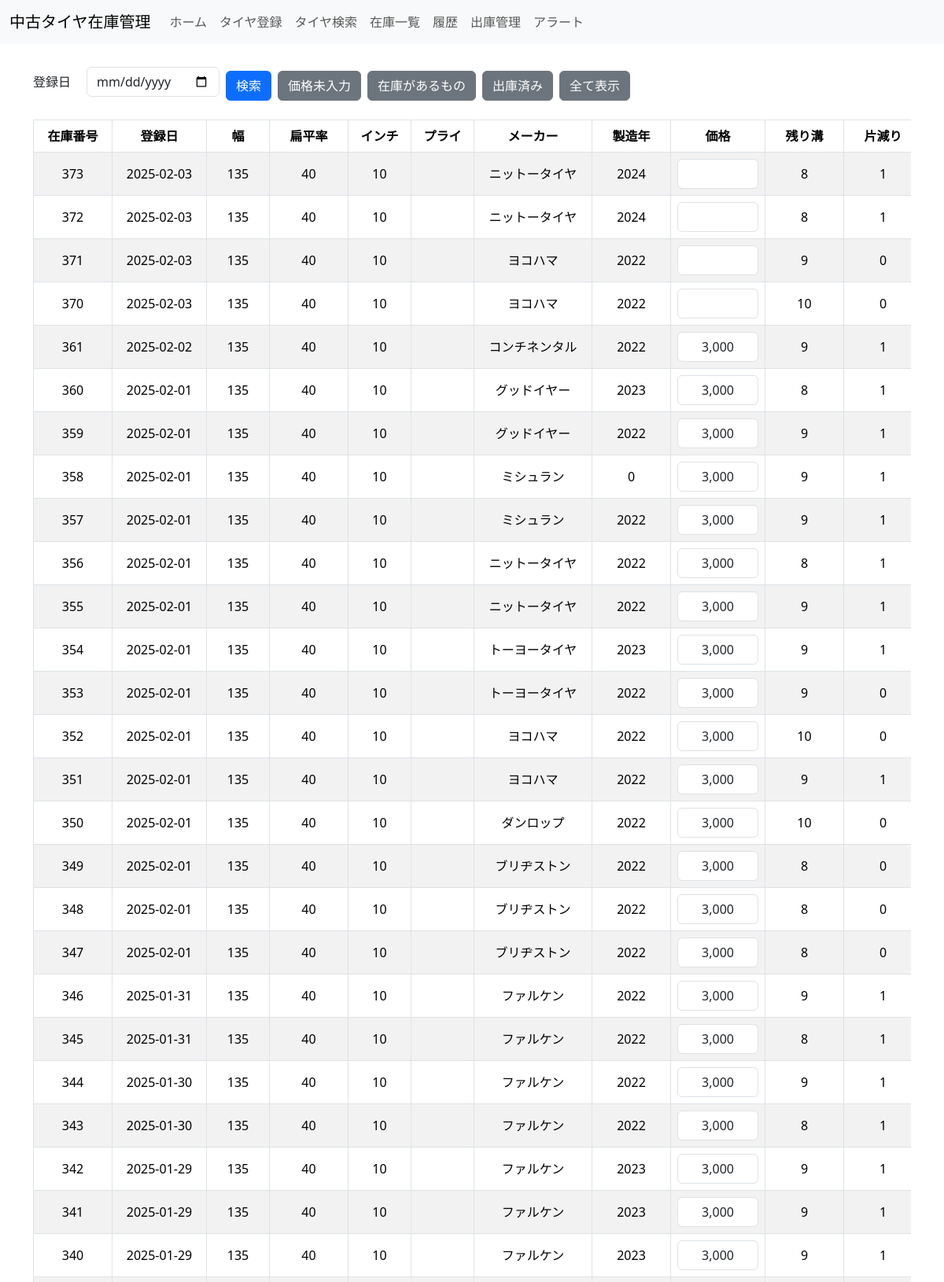
Page /inventory_list (upper part) on the committed database.
### models.py (models this page shows)
class InputPage(db.Model):
    __tablename__ = 'input_page'  # テーブル名を明示的に指定
    id = db.Column(db.Integer, primary_key=True)
    registration_date = db.Column(db.Date, nullable=False)
    width = db.Column(db.Integer, db.ForeignKey('width.id'), nullable=False)
    aspect_ratio = db.Column(db.Integer, db.ForeignKey('aspect_ratio.id'), nullable=False)
    inch = db.Column(db.Integer, db.ForeignKey('inch.id'), nullable=False)
    other_details = db.Column(db.String)
    manufacturing_year = db.Column(db.Integer)
    manufacturer = db.Column(db.Integer, db.ForeignKey('manufacturer.id'), nullable=False)
    tread_depth = db.Column(db.Integer)
    uneven_wear = db.Column(db.Integer)
    ply_rating = db.Column(db.Integer, db.ForeignKey('ply_rating.id'), nullable=False)
    price = db.Column(db.Float, nullable=True)  # nullable=Trueに変更
    is_dispatched = db.Column(db.Boolean, default=False, nullable=False)
    width_ref = db.relationship('Width', backref='input_pages', lazy=True)
    aspect_ratio_ref = db.relationship('AspectRatio', backref='input_pages', lazy=True)
    inch_ref = db.relationship('Inch', backref='input_pages', lazy=True)
    manufacturer_ref = db.relationship('Manufacturer', backref='input_pages', lazy=True)
    ply_rating_ref = db.relationship('PlyRating', backref='input_pages', lazy=True)  # 新たに追加

class Width(db.Model):
    id = db.Column(db.Integer, primary_key=True)
    value = db.Column(db.Integer, nullable=False)

class AspectRatio(db.Model):
    id = db.Column(db.Integer, primary_key=True)
    value = db.Column(db.Integer, nullable=False)

class Inch(db.Model):
    id = db.Column(db.Integer, primary_key=True)
    value = db.Column(db.Integer, nullable=False)

class Manufacturer(db.Model):
    id = db.Column(db.Integer, primary_key=True)
    name = db.Column(db.String, nullable=False)

### app.py (the view, shortened to what this page needs)
@app.route('/inventory_list', methods=['GET', 'POST'])
def inventory_list():
    form = SearchForm()  # SearchForm をそのまま利用
    edit_forms = {}  # 各アイテムごとにフォームを保持
    query = InputPage.query.order_by(InputPage.id.desc())
    tires = None
    if request.method == 'POST':
        if 'reset' in request.form:
            tires = query.all()
        elif 'filter_in_stock' in request.form:
            query = query.filter(InputPage.is_dispatched == False)
            tires = query.all()
        elif 'filter_dispatched' in request.form:
            query = query.filter(InputPage.is_dispatched == True)
            tires = query.all()
        else:
            if form.validate_on_submit():
                if form.registration_date.data:
                    query = query.filter(InputPage.registration_date == form.registration_date.data)
                if 'filter_unpriced' in request.form:
                    query = query.filter(InputPage.price.is_(None))
            tires = query.all()
    else:
        query = query.filter(InputPage.is_dispatched == False)
        tires = query.all()
    return render_template('inventory_list.html', form=form, tires=tires)

### forms.py
class SearchForm(FlaskForm):
    width = SelectField('幅', coerce=int, validators=[Optional()])
    aspect_ratio = SelectField('扁平率', coerce=int, validators=[Optional()])
    inch = SelectField('インチ', coerce=int, validators=[Optional()])
    ply_rating = SelectField('プライ', coerce=int, validators=[Optional()])  # ply_rating フィールド
    registration_date = DateField('登録日', format='%Y-%m-%d', validators=[Optional()])  # 日付フィールド追加
    submit = SubmitField('検索')
    def __init__(self, *args, **kwargs):
        super().__init__(*args, **kwargs)
        self.width.choices = [(0, f"{self.width.label.text}")] + [(w.id, w.value) for w in Width.query.all()]
        self.width.default = 0  # 初期値を指定
        self.aspect_ratio.choices = [(0, f"{self.aspect_ratio.label.text}")] + [(ar.id, ar.value) for ar in AspectRatio.query.all()]
        self.aspect_ratio.default = 0  # 初期値を指定
        self.inch.choices = [(0, f"{self.inch.label.text}")] + [(i.id, i.value) for i in Inch.query.all()]
        self.inch.default = 0  # 初期値を指定
        self.ply_rating.choices = [(0, f"{self.ply_rating.label.text}")] + [(p.id, p.value) for p in PlyRating.query.all()]
        self.ply_rating.default = 0  # 初期値を指定

### app.py (called while the page is built)
@app.context_processor
def inject_user():
    from flask_login import current_user
    return dict(user=current_user)

@app.template_filter('currency')
def format_currency(value):
    if value is None:
        return ""  # 値がない場合は空文字を返す
    try:
        return "{:,.0f}".format(value)
    except ValueError:
        return value  # フォーマットに失敗した場合は元の値を返す

### templates/inventory_list.html (shortened to what this page needs)
{% extends "base.html" %}
{% block content %}
<div class="container my-4">
    <form method="POST" class="mb-4">
        <div class="d-flex flex-wrap align-items-center gap-2">
            <div class="d-flex align-items-center nowrap">
                <label class="mr-2 mb-0">{{ form.registration_date.label }}</label>
                {{ form.registration_date(class="form-control", size=10) }}
            </div>
            <button type="submit" name="search" class="btn btn-primary">検索</button>
            <button type="submit" name="filter_unpriced" class="btn btn-secondary">価格未入力</button>
            <button type="submit" name="filter_in_stock" class="btn btn-secondary">在庫があるもの</button>
            <button type="submit" name="filter_dispatched" class="btn btn-secondary">出庫済み</button>
            <button type="submit" name="reset" class="btn btn-secondary">全て表示</button>
        </div>
    </form>
    <div class="table-responsive">
        <form method="POST">
            <table class="table table-bordered table-striped table-hover">
                <thead class="thead-light">
                    <tr>
                        <th style="min-width: 100px;">在庫番号</th>
                        <th style="min-width: 120px;">登録日</th>
                        <th style="min-width: 80px;">幅</th>
                        <th style="min-width: 100px;">扁平率</th>
                        <th style="min-width: 80px;">インチ</th>
                        <th style="min-width: 80px;">プライ</th>
                        <th style="min-width: 150px;">メーカー</th>
                        <th style="min-width: 100px;">製造年</th>
                        <th style="min-width: 120px;">価格</th>
                        <th style="min-width: 100px;">残り溝</th>
                        <th style="min-width: 100px;">片減り</th>
                    </tr>
                </thead>
                <tbody>
                    {% for tire in tires %}
                    <tr>
                        <td>{{ tire.id }}</td>
                        <td>{{ tire.registration_date }}</td>
                        <td>{{ tire.width_ref.value }}</td>
                        <td>{{ tire.aspect_ratio_ref.value }}</td>
                        <td>{{ tire.inch_ref.value }}</td>
                        <td>{{ tire.ply_rating_ref.value }}</td>
                        <td>{{ tire.manufacturer_ref.name }}</td>
                        <td>{{ tire.manufacturing_year }}</td>
                        <td>
                            <input type="text" name="price_{{ tire.id }}" value="{{ tire.price|currency }}" class="form-control" size="10">
                        </td>
                        <td>{{ tire.tread_depth }}</td>
                        <td>{{ tire.uneven_wear }}</td>
                    </tr>
                    {% endfor %}
                </tbody>
            </table>
        </form>
    </div>
</div>
{% endblock %}

### templates/base.html (shortened to what this page needs)
<!DOCTYPE html>
<html lang="ja">
<head>
    <link rel="stylesheet" href="{{ url_for('static', filename='css/style.css') }}">
    <link href="https://cdn.jsdelivr.net/npm/bootstrap@5.3.3/dist/css/bootstrap.min.css" rel="stylesheet">
</head>
<body>
    <header>
    <nav class="navbar navbar-expand-lg navbar-light bg-light">
        <div class="container-fluid">
            <a class="navbar-brand" href="{{ url_for('index') }}">中古タイヤ在庫管理</a>
            <div class="collapse navbar-collapse" id="navbarNav">
                <ul class="navbar-nav">
                    <li class="nav-item">
                        <a class="nav-link" href="{{ url_for('index') }}">ホーム</a>
                    </li>
                    <li class="nav-item">
                        <a class="nav-link" href="{{ url_for('input_page') }}">タイヤ登録</a>
                    </li>
                    <li class="nav-item">
                        <a class="nav-link" href="{{ url_for('search_page') }}">タイヤ検索</a>
                    </li>
                    <li class="nav-item">
                        <a class="nav-link" href="{{ url_for('inventory_list') }}">在庫一覧</a>
                    </li>
                    <li class="nav-item">
                        <a class="nav-link" href="{{ url_for('history_page') }}">履歴</a>
                    </li>
                    <li class="nav-item">
                        <a class="nav-link" href="{{ url_for('dispatch_page') }}">出庫管理</a>
                    </li>
                    <li class="nav-item">
                        <a class="nav-link" href="{{ url_for('alert_page') }}">アラート</a>
                    </li>
                </ul>
            </div>
        </div>
    </nav>
</header>
    <main>
        {% block content %}
        {% endblock %}
    </main>
</body>
</html>

### static/css/style.css (style rules this page uses)
* { box-sizing: border-box; }
.navbar { background-color: #f8f9fa; }
input { min-width: 35px; }
body { background-color: #f8f9fa; }
form { background-color: #fff; }
.btn { padding: 10px 20px; margin-top: 10px; background-color: #007bff; color: #fff; border: none; cursor: pointer; border-radius: 5px; }
.d-flex.flex-wrap.gap-2 { gap: 10px; }
.d-flex.align-items-center label { margin-right: 5px; }
.nowrap label { white-space: nowrap; }
.d-flex.align-items-center label { margin-right: 10px; }
.table td, .table th { text-align: center; vertical-align: middle; }
.table input { text-align: center; }
.btn { font-size: 1rem; padding: 0.75rem 1.5rem; border: none; border-radius: 5px; transition: background-color 0.3s ease, transform 0.1s ease; }
.btn-primary { background-color: #007bff; color: #fff; }
.btn-secondary { background-color: #6c757d; color: #fff; }

### rows in the picture
InputPage: id "373", registration_date "2025-02-03", width_ref.value "135", aspect_ratio_ref.value "40", inch_ref.value "10", manufacturer_ref.name "ニットータイヤ", manufacturing_year "2024", tread_depth "8", uneven_wear "1"
InputPage: id "372", registration_date "2025-02-03", width_ref.value "135", aspect_ratio_ref.value "40", inch_ref.value "10", manufacturer_ref.name "ニットータイヤ", manufacturing_year "2024", tread_depth "8", uneven_wear "1"
InputPage: id "371", registration_date "2025-02-03", width_ref.value "135", aspect_ratio_ref.value "40", inch_ref.value "10", manufacturer_ref.name "ヨコハマ", manufacturing_year "2022", tread_depth "9", uneven_wear "0"
InputPage: id "370", registration_date "2025-02-03", width_ref.value "135", aspect_ratio_ref.value "40", inch_ref.value "10", manufacturer_ref.name "ヨコハマ", manufacturing_year "2022", tread_depth "10", uneven_wear "0"
InputPage: id "361", registration_date "2025-02-02", width_ref.value "135", aspect_ratio_ref.value "40", inch_ref.value "10", manufacturer_ref.name "コンチネンタル", manufacturing_year "2022", price "3,000", tread_depth "9", uneven_wear "1"
InputPage: id "360", registration_date "2025-02-01", width_ref.value "135", aspect_ratio_ref.value "40", inch_ref.value "10", manufacturer_ref.name "グッドイヤー", manufacturing_year "2023", price "3,000", tread_depth "8", uneven_wear "1"
InputPage: id "359", registration_date "2025-02-01", width_ref.value "135", aspect_ratio_ref.value "40", inch_ref.value "10", manufacturer_ref.name "グッドイヤー", manufacturing_year "2022", price "3,000", tread_depth "9", uneven_wear "1"
InputPage: id "358", registration_date "2025-02-01", width_ref.value "135", aspect_ratio_ref.value "40", inch_ref.value "10", manufacturer_ref.name "ミシュラン", manufacturing_year "0", price "3,000", tread_depth "9", uneven_wear "1"
InputPage: id "357", registration_date "2025-02-01", width_ref.value "135", aspect_ratio_ref.value "40", inch_ref.value "10", manufacturer_ref.name "ミシュラン", manufacturing_year "2022", price "3,000", tread_depth "9", uneven_wear "1"
InputPage: id "356", registration_date "2025-02-01", width_ref.value "135", aspect_ratio_ref.value "40", inch_ref.value "10", manufacturer_ref.name "ニットータイヤ", manufacturing_year "2022", price "3,000", tread_depth "8", uneven_wear "1"
InputPage: id "355", registration_date "2025-02-01", width_ref.value "135", aspect_ratio_ref.value "40", inch_ref.value "10", manufacturer_ref.name "ニットータイヤ", manufacturing_year "2022", price "3,000", tread_depth "9", uneven_wear "1"
InputPage: id "354", registration_date "2025-02-01", width_ref.value "135", aspect_ratio_ref.value "40", inch_ref.value "10", manufacturer_ref.name "トーヨータイヤ", manufacturing_year "2023", price "3,000", tread_depth "9", uneven_wear "1"
InputPage: id "353", registration_date "2025-02-01", width_ref.value "135", aspect_ratio_ref.value "40", inch_ref.value "10", manufacturer_ref.name "トーヨータイヤ", manufacturing_year "2022", price "3,000", tread_depth "9", uneven_wear "0"
InputPage: id "352", registration_date "2025-02-01", width_ref.value "135", aspect_ratio_ref.value "40", inch_ref.value "10", manufacturer_ref.name "ヨコハマ", manufacturing_year "2022", price "3,000", tread_depth "10", uneven_wear "0"
InputPage: id "351", registration_date "2025-02-01", width_ref.value "135", aspect_ratio_ref.value "40", inch_ref.value "10", manufacturer_ref.name "ヨコハマ", manufacturing_year "2022", price "3,000", tread_depth "9", uneven_wear "1"
InputPage: id "350", registration_date "2025-02-01", width_ref.value "135", aspect_ratio_ref.value "40", inch_ref.value "10", manufacturer_ref.name "ダンロップ", manufacturing_year "2022", price "3,000", tread_depth "10", uneven_wear "0"
InputPage: id "349", registration_date "2025-02-01", width_ref.value "135", aspect_ratio_ref.value "40", inch_ref.value "10", manufacturer_ref.name "ブリヂストン", manufacturing_year "2022", price "3,000", tread_depth "8", uneven_wear "0"
InputPage: id "348", registration_date "2025-02-01", width_ref.value "135", aspect_ratio_ref.value "40", inch_ref.value "10", manufacturer_ref.name "ブリヂストン", manufacturing_year "2022", price "3,000", tread_depth "8", uneven_wear "0"
InputPage: id "347", registration_date "2025-02-01", width_ref.value "135", aspect_ratio_ref.value "40", inch_ref.value "10", manufacturer_ref.name "ブリヂストン", manufacturing_year "2022", price "3,000", tread_depth "8", uneven_wear "0"
InputPage: id "346", registration_date "2025-01-31", width_ref.value "135", aspect_ratio_ref.value "40", inch_ref.value "10", manufacturer_ref.name "ファルケン", manufacturing_year "2022", price "3,000", tread_depth "9", uneven_wear "1"
InputPage: id "345", registration_date "2025-01-31", width_ref.value "135", aspect_ratio_ref.value "40", inch_ref.value "10", manufacturer_ref.name "ファルケン", manufacturing_year "2022", price "3,000", tread_depth "8", uneven_wear "1"
InputPage: id "344", registration_date "2025-01-30", width_ref.value "135", aspect_ratio_ref.value "40", inch_ref.value "10", manufacturer_ref.name "ファルケン", manufacturing_year "2022", price "3,000", tread_depth "9", uneven_wear "1"
InputPage: id "343", registration_date "2025-01-30", width_ref.value "135", aspect_ratio_ref.value "40", inch_ref.value "10", manufacturer_ref.name "ファルケン", manufacturing_year "2022", price "3,000", tread_depth "8", uneven_wear "1"
InputPage: id "342", registration_date "2025-01-29", width_ref.value "135", aspect_ratio_ref.value "40", inch_ref.value "10", manufacturer_ref.name "ファルケン", manufacturing_year "2023", price "3,000", tread_depth "9", uneven_wear "1"
InputPage: id "341", registration_date "2025-01-29", width_ref.value "135", aspect_ratio_ref.value "40", inch_ref.value "10", manufacturer_ref.name "ファルケン", manufacturing_year "2023", price "3,000", tread_depth "9", uneven_wear "1"
InputPage: id "340", registration_date "2025-01-29", width_ref.value "135", aspect_ratio_ref.value "40", inch_ref.value "10", manufacturer_ref.name "ファルケン", manufacturing_year "2023", price "3,000", tread_depth "9", uneven_wear "1"
